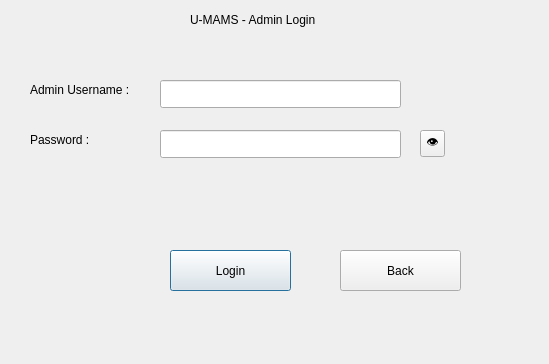
<?xml version="1.0" encoding="UTF-8"?>
<ui version="4.0">
 <class>AdminLogin</class>
 <widget class="QDialog" name="AdminLogin">
  <property name="geometry">
   <rect>
    <x>0</x>
    <y>0</y>
    <width>549</width>
    <height>364</height>
   </rect>
  </property>
  <property name="windowTitle">
   <string>Dialog</string>
  </property>
  <widget class="QLabel" name="lblTitle">
   <property name="geometry">
    <rect>
     <x>190</x>
     <y>10</y>
     <width>141</width>
     <height>20</height>
    </rect>
   </property>
   <property name="text">
    <string>U-MAMS - Admin Login</string>
   </property>
  </widget>
  <widget class="QLabel" name="lblUsername">
   <property name="geometry">
    <rect>
     <x>30</x>
     <y>80</y>
     <width>111</width>
     <height>20</height>
    </rect>
   </property>
   <property name="text">
    <string>Admin Username :</string>
   </property>
  </widget>
  <widget class="QLabel" name="lblPassword">
   <property name="geometry">
    <rect>
     <x>30</x>
     <y>130</y>
     <width>63</width>
     <height>20</height>
    </rect>
   </property>
   <property name="text">
    <string>Password :</string>
   </property>
  </widget>
  <widget class="QLineEdit" name="txtUsername">
   <property name="geometry">
    <rect>
     <x>160</x>
     <y>80</y>
     <width>241</width>
     <height>28</height>
    </rect>
   </property>
  </widget>
  <widget class="QLineEdit" name="txtPassword">
   <property name="geometry">
    <rect>
     <x>160</x>
     <y>130</y>
     <width>241</width>
     <height>28</height>
    </rect>
   </property>
   <property name="echoMode">
    <enum>QLineEdit::EchoMode::Password</enum>
   </property>
  </widget>
  <widget class="QToolButton" name="btnShowPassword">
   <property name="geometry">
    <rect>
     <x>420</x>
     <y>130</y>
     <width>25</width>
     <height>27</height>
    </rect>
   </property>
   <property name="text">
    <string>👁</string>
   </property>
  </widget>
  <widget class="QPushButton" name="btnLogin">
   <property name="geometry">
    <rect>
     <x>170</x>
     <y>250</y>
     <width>121</width>
     <height>41</height>
    </rect>
   </property>
   <property name="text">
    <string>Login</string>
   </property>
  </widget>
  <widget class="QPushButton" name="btnBack">
   <property name="geometry">
    <rect>
     <x>340</x>
     <y>250</y>
     <width>121</width>
     <height>41</height>
    </rect>
   </property>
   <property name="text">
    <string>Back</string>
   </property>
  </widget>
 </widget>
 <resources/>
 <connections/>
</ui>
